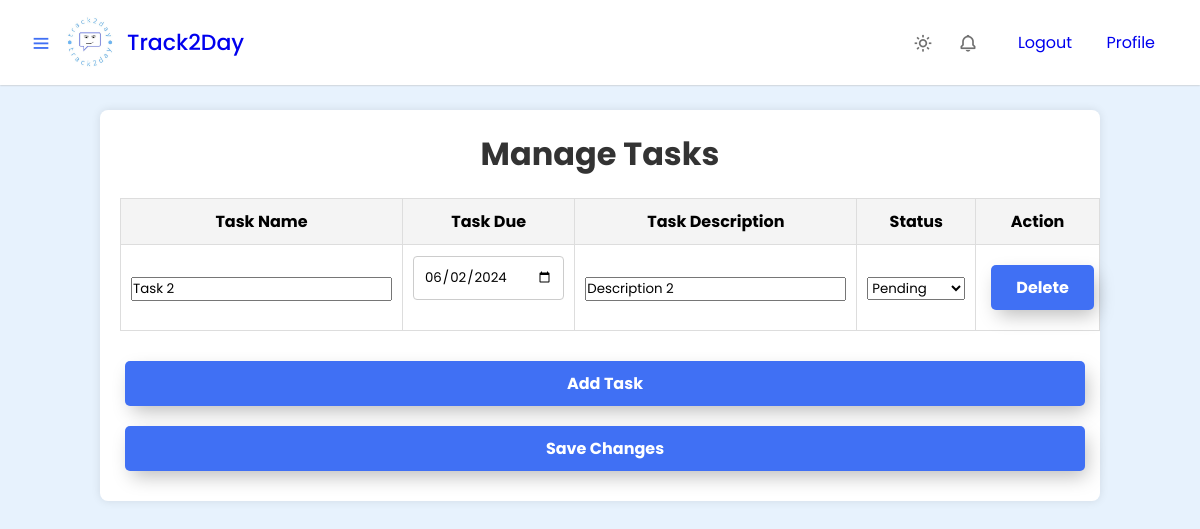
The app's page /tasks.php (signed in) with its own data.
### tables this page shows
CREATE TABLE `task` (
  `task_id` varchar(11) NOT NULL,
  `task_name` varchar(45) NOT NULL,
  `task_desc` varchar(45) NOT NULL,
  `task_duration` date DEFAULT NULL,
  `task_status` varchar(45) NOT NULL,
  `user_email` varchar(45) NOT NULL,
  PRIMARY KEY (`task_id`),
  KEY `fk_user_email_task` (`user_email`),
  CONSTRAINT `fk_user_email_task` FOREIGN KEY (`user_email`) REFERENCES `user` (`user_email`)
);

### tasks.php (the view, shortened to what this page needs)
<!DOCTYPE html>
<html lang="en">
<head>
    <link href="https://unpkg.com/boxicons@2.1.4/css/boxicons.min.css" rel="stylesheet" />
    <link rel="stylesheet" href="style.css" />
</head>
<body>
    <nav class="navbar">
        <div class="logo_item">
            <i class="bx bx-menu" id="sidebarOpen"></i>
            <img src="track2daylogo.jpg" alt="Track2Day Logo">
            <a href="menu2.php">Track2Day</a>
        </div>
        <div class="navbar_content">
            <i class='bx bx-sun' id="darkLight"></i>
            <i class='bx bx-bell'></i>
            <ul>
                <li><a href="logout.php">Logout</a></li>
                <li><a href="userprofile.php">Profile</a></li>
            </ul>
        </div>
    </nav>
    <main>
        <div class="tasks-container">
            <h1>Manage Tasks</h1>
            <form action="savetasks.php" method="POST">
                <table class="task-table">
                    <thead>
                        <tr>
                            <th>Task Name</th>
                            <th>Task Due</th>
                            <th>Task Description</th>
                            <th>Status</th>
                            <th>Action</th>
                        </tr>
                    </thead>
                    <tbody>
                        <?php
                        include('dbconn.php');
                        $user_email = $_SESSION['email'];
                        $sql_tasks = "SELECT * FROM task WHERE user_email = '$user_email'";
                        $result_tasks = mysqli_query($dbconn, $sql_tasks);
                        if ($result_tasks && mysqli_num_rows($result_tasks) > 0) {
                            while ($row_task = mysqli_fetch_assoc($result_tasks)) {
                                echo "<tr>";
                                echo "<td><input type='text' name='task_name[]' value='" . htmlspecialchars($row_task['task_name']) . "'></td>";
                                echo "<td><input type='date' name='task_duration[]' value='" . htmlspecialchars($row_task['task_duration']) . "'></td>";
                                echo "<td><input type='text' name='task_desc[]' value='" . htmlspecialchars($row_task['task_desc']) . "'></td>";
                                echo "<td><select name='task_status[]'><option value='pending'" . ($row_task['task_status'] == 'pending' ? ' selected' : '') . ">Pending</option><option value='completed'" . ($row_task['task_status'] == 'completed' ? ' selected' : '') . ">Completed</option></select></td>";
                                echo "<td><button type='submit' class='delete-task'>Delete</button></td>";
                                echo "</tr>";
                            }
                        }
                        ?>
                    </tbody>
                </table>
                <button type="button" id="add-task">Add Task</button>
                <button type="submit" name="save">Save Changes</button>
            </form>
        </div>
    </main>
</body>
</html>

### style.css (style rules this page uses)
* { margin: 0; padding: 0; box-sizing: border-box; font-family: "Poppins", sans-serif; }
:root { --white-color: #fff; --blue-color: #4070f4; --grey-color: #707070; --grey-color-light: #aaa; }
body { background-color: #e7f2fd; transition: all 0.5s ease; padding-top: 60px; }
.navbar { position: fixed; top: 0; width: 100%; left: 0; background-color: var(--white-color); display: flex; align-items: center; justify-content: space-between; padding: 15px 30px; z-index: 1000; box-shadow: 0 0 2px var(--grey-color-light); }
.logo_item { display: flex; align-items: center; column-gap: 10px; font-size: 22px; font-weight: 500; color: var(--blue-color); }
.navbar img { width: 55px; height: 55px; border-radius: 75%; }
.navbar_content { display: flex; align-items: center; column-gap: 25px; }
.navbar a { text-decoration: none; }
.navbar_content i { cursor: pointer; font-size: 20px; color: var(--grey-color); }
.navbar_content li { list-style: none; display: inline; }
.navbar_content li a { text-decoration: none; padding: 0 15px; }
button { padding: 10px 2px; border: unset; border-radius: 15px; color: #212121; z-index: 1; background: hsl(176, 26%, 88%); position: relative; font-weight: 700; font-size: 14px; -webkit-box-shadow: 4px 8px 19px -2px rgba(0,0,0,0.27); box-shadow: 4px 8px 19px -3px rgba(0,0,0,0.27); transition: all 250ms; overflow: hidden; }
button::before { content: ""; position: absolute; top: 0; left: 0; height: 100%; width: 0; border-radius: 15px; background-color: #212121; z-index: -1; -webkit-box-shadow: 4px 8px 19px -3px rgba(0,0,0,0.27); box-shadow: 4px 8px 19px -3px rgba(0,0,0,0.27); transition: all 250ms }
button { width: 100%; padding: 10px; border: none; border-radius: 5px; background-color: var(--blue-color); color: var(--white-color); font-size: 16px; cursor: pointer; transition: background-color 0.3s ease; }
.tasks-container { max-width: 1000px; margin: 50px auto; background: white; padding: 20px; border-radius: 8px; box-shadow: 0 0 10px rgba(0,0,0,0.1); }
.tasks-container h1 { text-align: center; color: #333; margin-bottom: 20px; }
.task-table { width: 100%; border-collapse: collapse; margin-bottom: 20px; }
.task-table th, .task-table td { padding: 10px; border: 1px solid #ddd; text-align: center; }
.task-table th { background-color: #f4f4f4; }
.tasks-container button { padding: 10px 20px; margin: 10px 5px; border: none; border-radius: 5px; background-color: #4070f4; color: #fff; font-size: 16px; cursor: pointer; transition: background-color 0.3s ease; }
form { margin-top: 20px; }
input[type="date"], textarea { width: 100%; padding: 10px; margin-bottom: 20px; border: 1px solid #ccc; border-radius: 4px; }
* { margin: 0; padding: 0; box-sizing: border-box; }
html { height: 100%; }
body { height: 100%; }
.table, td { width: 400px; height: 40px; border: 1px solid black; }
*, *::before, *::after { box-sizing: border-box; }
table { width: 100%; border-collapse: collapse; margin-top: 10px; }
table, th, td { border: 1px solid #ddd; }
th, td { padding: 10px; text-align: left; }
th { background-color: #f2f2f2; }

### records on screen
task: task_name "Task 2", task_duration "06/02/2024", task_desc "Description 2"
